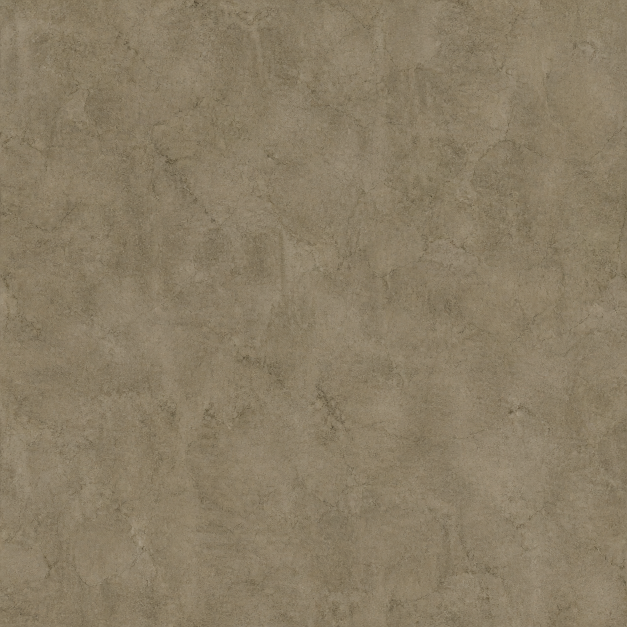
#> input picture ArtSource/Generated/Office/BGEE1950sV11/wall_material_source_v11.png, 1254 x 1254 px (shown at 1/2 size)
$ python -i ingest_office_1950s_sources_v11.py   (imports and definitions only)
#> lines starting #> are read from the running program, lines starting #| are printed output that depends on the picture
#> further down, picture is the input picture: PIL image 1254x1254 RGB; mean R, G, B 137.9, 124.9, 100.8
#!/usr/bin/env python3
"""Validate and normalize the original V11 office material/fixture sources.

The ImageGen fixture masters currently arrive as RGB images with a rendered
near-white checkerboard.  This importer keys only that neutral light field,
crops to the detected fixture, and writes isolated RGBA fixture sources.  It
never samples the supplied room screenshot and never overwrites a canonical
source unless ``--install`` is supplied.
"""

from __future__ import annotations

import argparse
import hashlib
import json
import shutil
from pathlib import Path

import numpy as np
from PIL import Image, ImageFilter


ROOT = Path(__file__).resolve().parents[2]
STAGE = ROOT / "ArtSource/Generated/Office/BGEE1950sV11"
CANONICAL = {
    "floor": STAGE / "floor_material_source_v11.png",
    "wall": STAGE / "wall_material_source_v11.png",
    "window": STAGE / "steel_window_source_v11.png",
    "fireplace": STAGE / "cold_fireplace_source_v11.png",
    "window_relief": STAGE / "steel_window_relief_source_v11.png",
    "fireplace_relief": STAGE / "cold_fireplace_relief_source_v11.png",
    "window_reference_scale": STAGE / "steel_window_reference_scale_source_v11.png",
    "fireplace_reference_scale": STAGE / "cold_fireplace_reference_scale_source_v11.png",
}
NORMALIZED = {
    "window": STAGE / "steel_window_fixture_v11.png",
    "fireplace": STAGE / "cold_fireplace_fixture_v11.png",
    "window_relief": STAGE / "steel_window_relief_fixture_v11.png",
    "fireplace_relief": STAGE / "cold_fireplace_relief_fixture_v11.png",
    "window_reference_scale": STAGE / "steel_window_reference_scale_fixture_v11.png",
    "fireplace_reference_scale": STAGE / "cold_fireplace_reference_scale_fixture_v11.png",
}
MANIFEST = STAGE / "office_v11_source_manifest.json"


# [6 lines left out: function sha256, not called in this run]


def _fixture_foreground(source: Image.Image) -> tuple[Image.Image, list[int], float]:
    """Remove a near-white neutral checker field without erasing gray fixtures."""
    source_rgba = np.asarray(source.convert("RGBA"), dtype=np.uint8)
    source_alpha = source_rgba[:, :, 3]
#> source_alpha: shape (1254, 1254); every value is 255
    rgb = source_rgba[:, :, :3].astype(np.float32)

    # Prefer real transparency when ImageGen returned an isolated RGBA asset.
    # Re-keying that image from RGB used to turn its transparent black canvas
    # opaque, which shipped as a black rectangle around each window.
    if np.any(source_alpha < 250):
        alpha_image = Image.fromarray(source_alpha, "L")
        alpha = np.asarray(alpha_image.filter(ImageFilter.GaussianBlur(0.25)))
        ys, xs = np.where(alpha > 24)
        if len(xs) < source.width * source.height * 0.02:
            raise ValueError("fixture alpha contains too few foreground pixels")
        margin = max(3, round(max(source.size) * 0.004))
        x0 = max(0, int(xs.min()) - margin)
        y0 = max(0, int(ys.min()) - margin)
        x1 = min(source.width, int(xs.max()) + margin + 1)
        y1 = min(source.height, int(ys.max()) + margin + 1)
        rgba = source_rgba[y0:y1, x0:x1].copy()
        rgba[:, :, 3] = alpha[y0:y1, x0:x1]
        rgba[rgba[:, :, 3] == 0, :3] = 0
        coverage = float((rgba[:, :, 3] > 24).mean())
        return Image.fromarray(rgba, "RGBA"), [x0, y0, x1, y1], coverage

    maximum = rgb.max(axis=2)
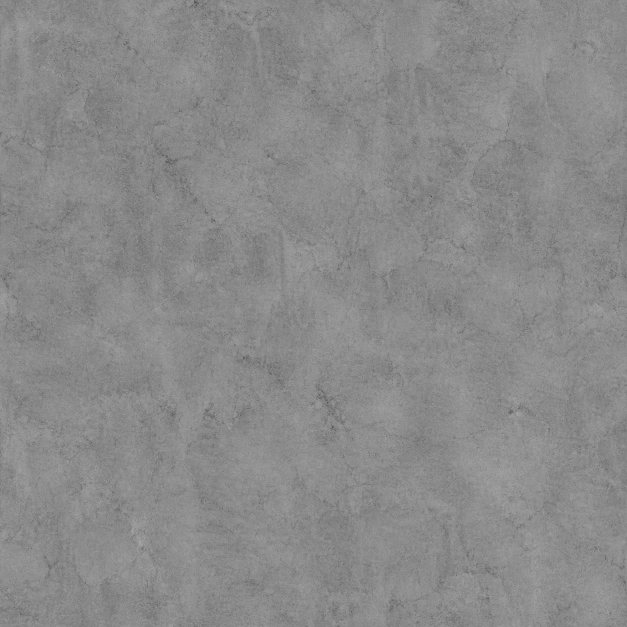
#> maximum: shape (1254, 1254) float32 (shown at 1/2 size); min 57, max 173, mean 137.9
    minimum = rgb.min(axis=2)
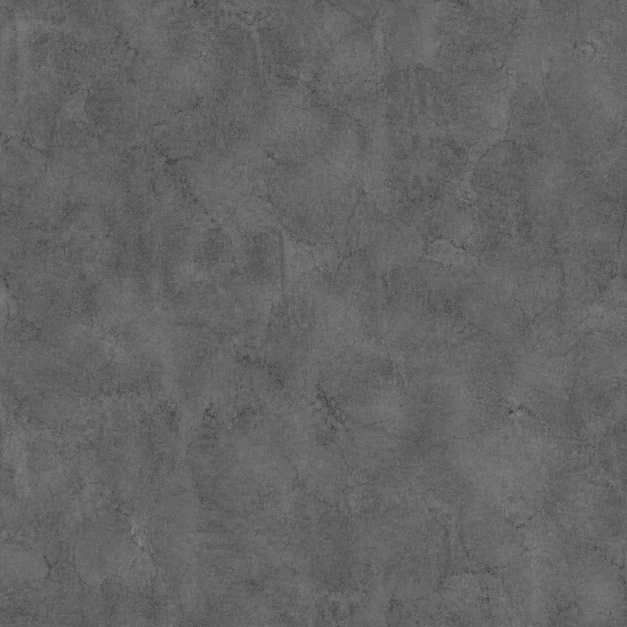
#> minimum: shape (1254, 1254) float32 (shown at 1/2 size); min 28, max 139, mean 100.8
    luma = rgb.mean(axis=2)
    saturation = (maximum - minimum) / np.maximum(maximum, 1.0)
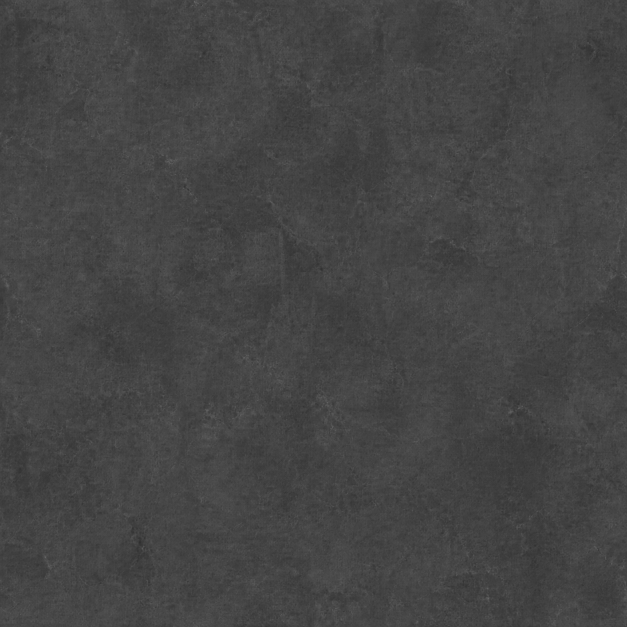
#> saturation: shape (1254, 1254) float32 (shown at 1/2 size); min 0.177, max 0.509, mean 0.27

    # ImageGen sometimes renders its transparency preview into the RGB result.
    # Those near-white squares contain tiny chroma/noise variations, so a raw
    # saturation vote leaves salt-and-pepper alpha over the whole canvas.  Gate
    # chroma behind the same luminance band as the anti-aliased fixture edge.
    score = np.maximum(
        (236.0 - luma) * 16.0,
        np.where(luma < 238.0, saturation * 720.0, 0.0),
    )
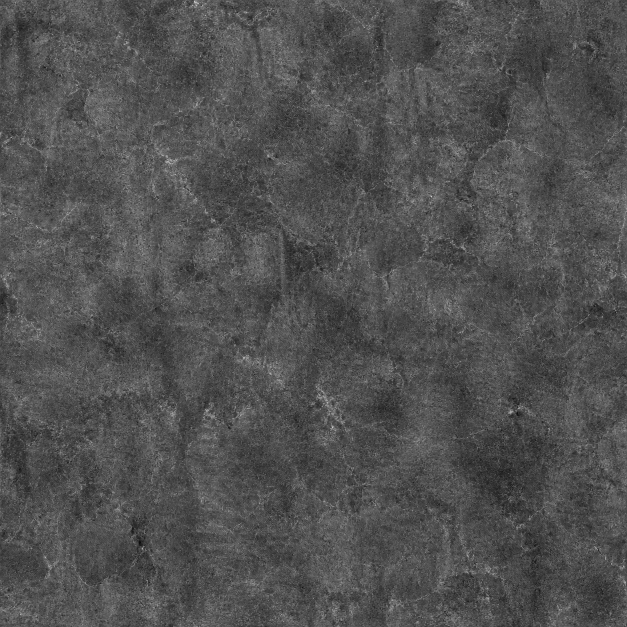
#> score: shape (1254, 1254) float32 (shown at 1/2 size); min 1264, max 3066.7, mean 1836.9; drawn with min black and max white
    alpha = np.clip(score, 0.0, 255.0).astype(np.uint8)
    alpha_image = Image.fromarray(alpha, "L")
    # Remove isolated checker/noise grains without changing the connected
    # architectural silhouette, then soften only the retained outer edge.
    alpha_image = alpha_image.filter(ImageFilter.MinFilter(3))
    alpha_image = alpha_image.filter(ImageFilter.MaxFilter(3))
    alpha_image = alpha_image.filter(ImageFilter.GaussianBlur(0.45))
    alpha = np.asarray(alpha_image)
    ys, xs = np.where(alpha > 24)
    if len(xs) < source.width * source.height * 0.02:
        raise ValueError("fixture foreground detector found too few non-background pixels")
    margin = max(3, round(max(source.size) * 0.004))
#> margin = 5
    x0 = max(0, int(xs.min()) - margin)
#> x0 = 0
    y0 = max(0, int(ys.min()) - margin)
#> y0 = 0
    x1 = min(source.width, int(xs.max()) + margin + 1)
#> x1 = 1254
    y1 = min(source.height, int(ys.max()) + margin + 1)
#> y1 = 1254
    rgba = np.dstack([rgb.astype(np.uint8), alpha])[y0:y1, x0:x1]
    rgba[rgba[:, :, 3] == 0, :3] = 0
    coverage = float((rgba[:, :, 3] > 24).mean())
#> coverage = 1
    return Image.fromarray(rgba, "RGBA"), [x0, y0, x1, y1], coverage


# [102 lines left out: functions _validate, _atomic_copy, main, not called in this run]


# [2 lines not run here, left out]

>>> from PIL import Image
>>> picture = Image.open('../Generated/Office/BGEE1950sV11/wall_material_source_v11.png')
>>> result = _fixture_foreground(picture)
